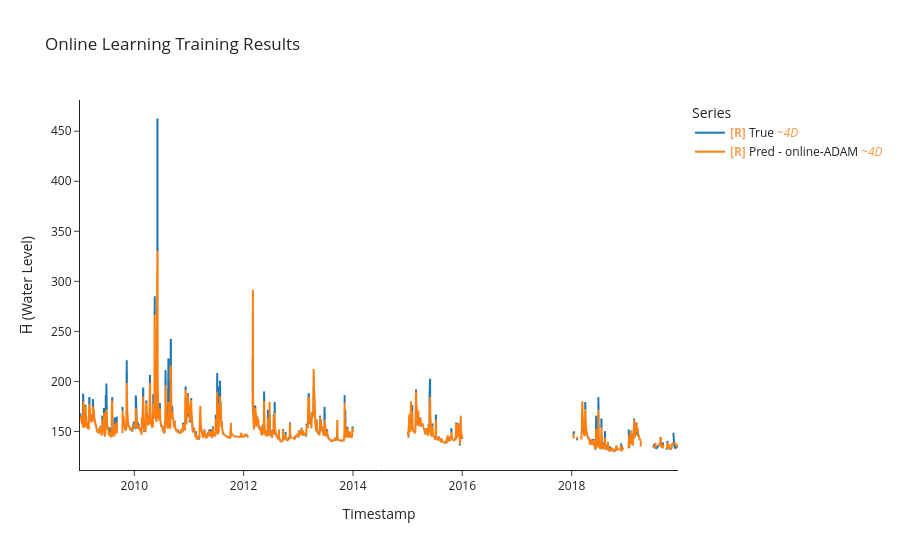

Source (notebook cell):
### Markdown cell above
## Online Training using ADAM

### Code cell
model, optimizer, criterion = build_mlp(LOOKBACK*N_FEATURES, HORIZON)

y_true, y_pred, time_indices, cutom_adam_batch_losses = uf.train_model_online(model, optimizer,criterion,
                                                                              train_ds, train_df,
                                                                              LOOKBACK, HORIZON, BATCH_SIZE)
#training results
uf.calculate_metrics_and_plot({"online-ADAM": (y_true, y_pred, time_indices)}, 
                              plot_title="Online Learning Training Results",
                              export_metrics= True,
                              export_html= True,
                              export_file_name='results/training/Online Learning Training Results')

### Figure 1 — Plotly figure (JSON) as saved in the notebook; plotly's stock layout.template omitted (floating-point values rounded to 4 significant figures; data arrays with more than 128 entries replaced by an {"elided": "..."} marker saying what was removed)
{"data": [{"hovertemplate": "Legend=True<br>Timestamp=%{x}<br>H̅ (Water Level)=%{y}<extra></extra>", "legendgroup": "True", "line": {"color": "#1f77b4", "dash": "solid", "width": 2}, "marker": {"symbol": "circle"}, "mode": "lines", "name": "<b style=\"color:sandybrown\">[R]</b> True <i style=\"color:#fc9944\">~4D</i>", "showlegend": true, "type": "scattergl", "uid": "b1d7e158-692b-4c43-b8a3-a20080c41de4", "x": {"elided": "1011 str values"}, "xaxis": "x", "y": {"elided": "1011 float values"}, "yaxis": "y"}, {"hovertemplate": "Legend=Pred - online-ADAM<br>Timestamp=%{x}<br>H̅ (Water Level)=%{y}<extra></extra>", "legendgroup": "Pred - online-ADAM", "line": {"color": "#ff7f0e", "dash": "solid", "width": 2}, "marker": {"symbol": "circle"}, "mode": "lines", "name": "<b style=\"color:sandybrown\">[R]</b> Pred - online-ADAM <i style=\"color:#fc9944\">~4D</i>", "showlegend": true, "type": "scattergl", "uid": "45ad35d7-58b3-4b53-9740-5a1446400439", "x": {"elided": "1012 str values"}, "xaxis": "x", "y": {"elided": "1012 float values"}, "yaxis": "y"}], "layout": {"height": 550, "legend": {"title": {"text": "Series"}, "tracegroupgap": 0}, "title": {"text": "Online Learning Training Results"}, "xaxis": {"anchor": "y", "domain": [0, 1], "title": {"text": "Timestamp"}}, "yaxis": {"anchor": "x", "domain": [0, 1], "title": {"text": "H̅ (Water Level)"}}}}
